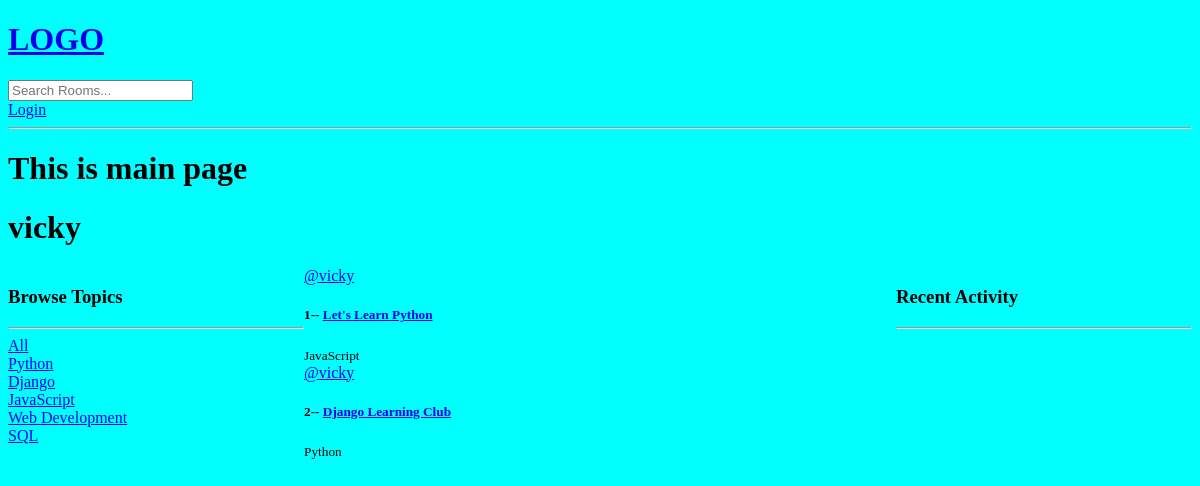
Page /profile/1/ on the earlier database version.
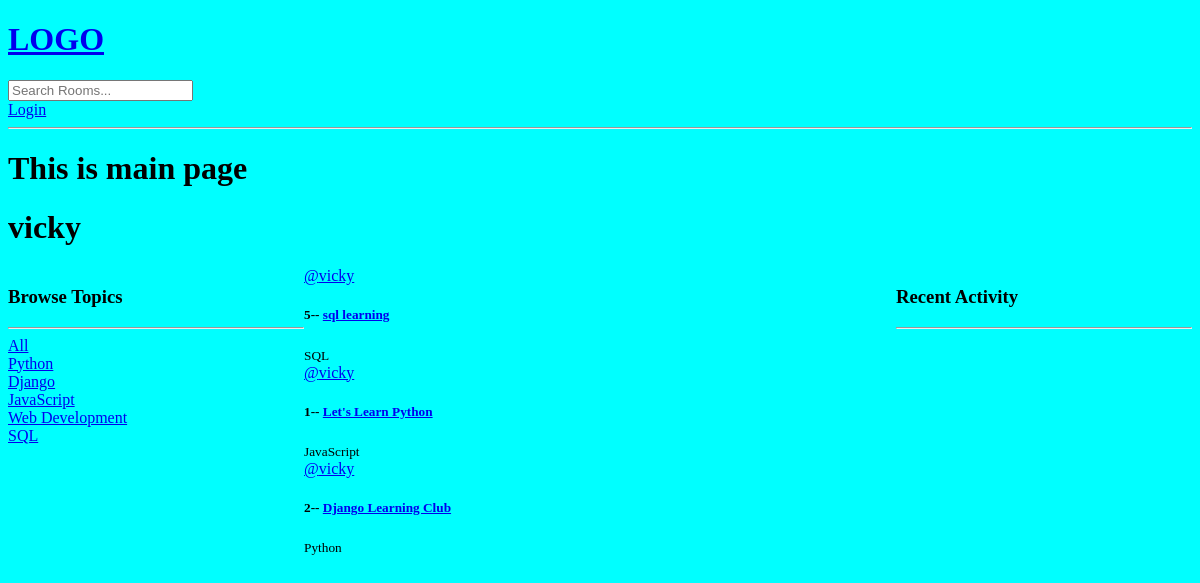
Same page on the later database version.
### study/models.py (models this page shows, shortened)
class Topic(models.Model):
    name = models.CharField( max_length=250)

class Room(models.Model):
    host = models.ForeignKey(User, on_delete=models.SET_NULL, null=True)
    topic = models.ForeignKey(Topic, on_delete=models.SET_NULL, null=True)
    name = models.CharField(max_length=250)
    description = models.TextField(blank=True, null=True)
    participants = models.ManyToManyField(User, related_name='participants', blank=True)
    updated = models.DateTimeField(auto_now=True)
    created = models.DateTimeField(auto_now_add=True)
    class Meta:
        ordering = ['-updated','-created']

### study/views.py (the view)
# urls.py: path('profile/<str:pk>/', views.userProfile, name="user-profile"),
def userProfile(request, pk):
    user = User.objects.get(id=pk)
    rooms= user.room_set.all()
    room_message = user.message_set.all()
    topics = Topic.objects.all()
    context = {'user':user, 'rooms': rooms, 'room_message':room_message,'topics':topics}
    return render(request, 'study/profile.html', context)

### study/templates/study/profile.html (shortened to what this page needs)
{% extends 'main.html' %}
{% block content %}
<h1>{{user.username}}</h1>
<div class="profile-container">
    <div>
        {% include 'study/topics_component.html' %}
    </div>
    <div>
        {% include 'study/feed_component.html' %}
    </div>
    <div>
        {% include 'study/activity_component.html' %}
    </div>
</div>
{% endblock content %}

### study/templates/study/topics_component.html
<h3>Browse Topics</h3>
<hr>
<div>
    <a href="{%url 'home' %}">All</a>
</div>
{% for topic in topics%}
<div>
    <a href="{%url 'home' %}?q={{topic.name}}">{{topic.name}}</a>
</div>
{%endfor%}

### study/templates/study/feed_component.html (shortened to what this page needs)
<div>
    {% for room in rooms%}
    <div>
        <a href="{% url 'user-profile' room.host.id%}" >@{{room.host.username}}</a>
        <h5>{{room.id}}-- <a href="{% url 'room' room.id %}">{{room.name}}</a></h5>
        <small>{{room.topic.name}}</small>
    </div>
    {% endfor%}
</div>

Differences in the rows shown:
added Room: host.username "vicky", id "5", name "sql learning", topic.name "SQL"
